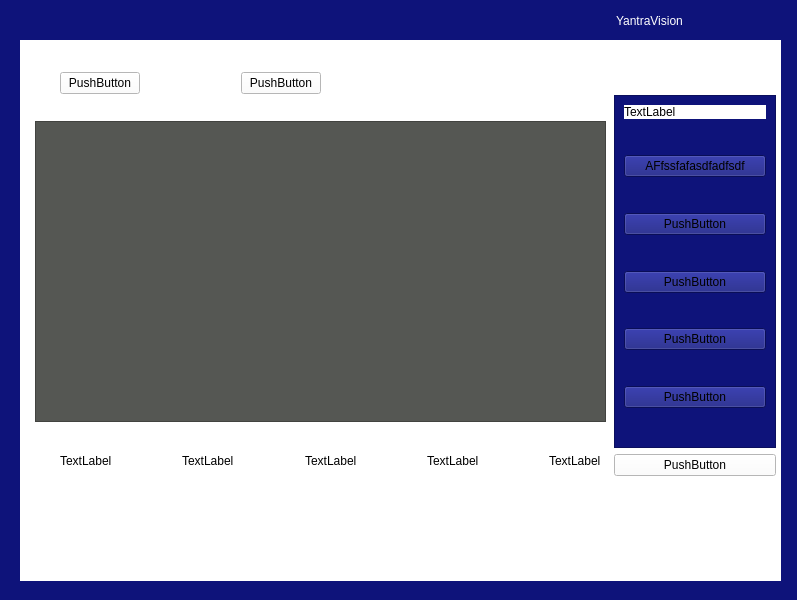
<?xml version="1.0" encoding="UTF-8"?>
<ui version="4.0">
 <class>MainWindow</class>
 <widget class="QMainWindow" name="MainWindow">
  <property name="geometry">
   <rect>
    <x>0</x>
    <y>0</y>
    <width>797</width>
    <height>600</height>
   </rect>
  </property>
  <property name="windowTitle">
   <string>MainWindow</string>
  </property>
  <property name="styleSheet">
   <string notr="true">background-color: rgb(14, 19, 122);</string>
  </property>
  <widget class="QWidget" name="centralwidget">
   <widget class="QWidget" name="widget_2" native="true">
    <property name="geometry">
     <rect>
      <x>20</x>
      <y>40</y>
      <width>761</width>
      <height>541</height>
     </rect>
    </property>
    <property name="styleSheet">
     <string notr="true">background-color: rgb(255, 255, 255);</string>
    </property>
    <widget class="QGraphicsView" name="graphicsView">
     <property name="geometry">
      <rect>
       <x>15</x>
       <y>81</y>
       <width>571</width>
       <height>301</height>
      </rect>
     </property>
     <property name="styleSheet">
      <string notr="true">background-color: rgb(85, 87, 83);</string>
     </property>
    </widget>
    <widget class="QWidget" name="">
     <property name="geometry">
      <rect>
       <x>40</x>
       <y>410</y>
       <width>541</width>
       <height>22</height>
      </rect>
     </property>
     <layout class="QHBoxLayout" name="horizontalLayout">
      <item>
       <widget class="QLabel" name="label_2">
        <property name="text">
         <string>TextLabel</string>
        </property>
       </widget>
      </item>
      <item>
       <spacer name="horizontalSpacer">
        <property name="orientation">
         <enum>Qt::Horizontal</enum>
        </property>
        <property name="sizeHint" stdset="0">
         <size>
          <width>40</width>
          <height>20</height>
         </size>
        </property>
       </spacer>
      </item>
      <item>
       <widget class="QLabel" name="label_3">
        <property name="text">
         <string>TextLabel</string>
        </property>
       </widget>
      </item>
      <item>
       <spacer name="horizontalSpacer_2">
        <property name="orientation">
         <enum>Qt::Horizontal</enum>
        </property>
        <property name="sizeHint" stdset="0">
         <size>
          <width>40</width>
          <height>20</height>
         </size>
        </property>
       </spacer>
      </item>
      <item>
       <widget class="QLabel" name="label_4">
        <property name="text">
         <string>TextLabel</string>
        </property>
       </widget>
      </item>
      <item>
       <spacer name="horizontalSpacer_3">
        <property name="orientation">
         <enum>Qt::Horizontal</enum>
        </property>
        <property name="sizeHint" stdset="0">
         <size>
          <width>40</width>
          <height>20</height>
         </size>
        </property>
       </spacer>
      </item>
      <item>
       <widget class="QLabel" name="label_5">
        <property name="text">
         <string>TextLabel</string>
        </property>
       </widget>
      </item>
      <item>
       <spacer name="horizontalSpacer_4">
        <property name="orientation">
         <enum>Qt::Horizontal</enum>
        </property>
        <property name="sizeHint" stdset="0">
         <size>
          <width>40</width>
          <height>20</height>
         </size>
        </property>
       </spacer>
      </item>
      <item>
       <widget class="QLabel" name="label_6">
        <property name="text">
         <string>TextLabel</string>
        </property>
       </widget>
      </item>
     </layout>
    </widget>
    <widget class="QWidget" name="">
     <property name="geometry">
      <rect>
       <x>40</x>
       <y>30</y>
       <width>261</width>
       <height>27</height>
      </rect>
     </property>
     <layout class="QHBoxLayout" name="horizontalLayout_2">
      <item>
       <widget class="QPushButton" name="pushButton_6">
        <property name="text">
         <string>PushButton</string>
        </property>
       </widget>
      </item>
      <item>
       <spacer name="horizontalSpacer_6">
        <property name="orientation">
         <enum>Qt::Horizontal</enum>
        </property>
        <property name="sizeHint" stdset="0">
         <size>
          <width>40</width>
          <height>20</height>
         </size>
        </property>
       </spacer>
      </item>
      <item>
       <widget class="QPushButton" name="pushButton_7">
        <property name="text">
         <string>PushButton</string>
        </property>
       </widget>
      </item>
     </layout>
    </widget>
    <widget class="QWidget" name="">
     <property name="geometry">
      <rect>
       <x>594</x>
       <y>55</y>
       <width>162</width>
       <height>381</height>
      </rect>
     </property>
     <layout class="QVBoxLayout" name="verticalLayout">
      <item>
       <widget class="QFrame" name="frame">
        <property name="autoFillBackground">
         <bool>false</bool>
        </property>
        <property name="styleSheet">
         <string notr="true">
background-color: rgb(14, 19, 122);</string>
        </property>
        <property name="frameShape">
         <enum>QFrame::StyledPanel</enum>
        </property>
        <property name="frameShadow">
         <enum>QFrame::Raised</enum>
        </property>
        <layout class="QGridLayout" name="gridLayout">
         <item row="10" column="0">
          <widget class="QPushButton" name="pushButton_4">
           <property name="text">
            <string>PushButton</string>
           </property>
          </widget>
         </item>
         <item row="1" column="0">
          <spacer name="verticalSpacer_5">
           <property name="orientation">
            <enum>Qt::Vertical</enum>
           </property>
           <property name="sizeHint" stdset="0">
            <size>
             <width>20</width>
             <height>40</height>
            </size>
           </property>
          </spacer>
         </item>
         <item row="4" column="0">
          <widget class="QPushButton" name="pushButton">
           <property name="text">
            <string>PushButton</string>
           </property>
          </widget>
         </item>
         <item row="5" column="0">
          <spacer name="verticalSpacer_2">
           <property name="orientation">
            <enum>Qt::Vertical</enum>
           </property>
           <property name="sizeHint" stdset="0">
            <size>
             <width>20</width>
             <height>40</height>
            </size>
           </property>
          </spacer>
         </item>
         <item row="8" column="0">
          <widget class="QPushButton" name="pushButton_3">
           <property name="text">
            <string>PushButton</string>
           </property>
          </widget>
         </item>
         <item row="0" column="0">
          <widget class="QLabel" name="label">
           <property name="styleSheet">
            <string notr="true">background-color: rgb(255, 255, 255);</string>
           </property>
           <property name="text">
            <string>TextLabel</string>
           </property>
          </widget>
         </item>
         <item row="2" column="0">
          <widget class="QPushButton" name="pushButton_5">
           <property name="acceptDrops">
            <bool>false</bool>
           </property>
           <property name="text">
            <string>AFfssfafasdfadfsdf</string>
           </property>
          </widget>
         </item>
         <item row="6" column="0">
          <widget class="QPushButton" name="pushButton_2">
           <property name="text">
            <string>PushButton</string>
           </property>
          </widget>
         </item>
         <item row="9" column="0">
          <spacer name="verticalSpacer_4">
           <property name="orientation">
            <enum>Qt::Vertical</enum>
           </property>
           <property name="sizeHint" stdset="0">
            <size>
             <width>20</width>
             <height>40</height>
            </size>
           </property>
          </spacer>
         </item>
         <item row="7" column="0">
          <spacer name="verticalSpacer_3">
           <property name="orientation">
            <enum>Qt::Vertical</enum>
           </property>
           <property name="sizeHint" stdset="0">
            <size>
             <width>20</width>
             <height>40</height>
            </size>
           </property>
          </spacer>
         </item>
         <item row="3" column="0">
          <spacer name="verticalSpacer">
           <property name="orientation">
            <enum>Qt::Vertical</enum>
           </property>
           <property name="sizeType">
            <enum>QSizePolicy::Expanding</enum>
           </property>
           <property name="sizeHint" stdset="0">
            <size>
             <width>20</width>
             <height>40</height>
            </size>
           </property>
          </spacer>
         </item>
         <item row="11" column="0">
          <spacer name="verticalSpacer_6">
           <property name="orientation">
            <enum>Qt::Vertical</enum>
           </property>
           <property name="sizeHint" stdset="0">
            <size>
             <width>20</width>
             <height>40</height>
            </size>
           </property>
          </spacer>
         </item>
        </layout>
       </widget>
      </item>
      <item>
       <widget class="QPushButton" name="pushButton_8">
        <property name="text">
         <string>PushButton</string>
        </property>
       </widget>
      </item>
     </layout>
    </widget>
   </widget>
   <widget class="QLabel" name="label_8">
    <property name="geometry">
     <rect>
      <x>616</x>
      <y>6</y>
      <width>151</width>
      <height>31</height>
     </rect>
    </property>
    <property name="text">
     <string>&lt;html&gt;&lt;head/&gt;&lt;body&gt;&lt;p&gt;&lt;span style=&quot; color:#ffffff;&quot;&gt;YantraVision&lt;/span&gt;&lt;/p&gt;&lt;/body&gt;&lt;/html&gt;</string>
    </property>
   </widget>
   <zorder>widget_2</zorder>
   <zorder>pushButton</zorder>
   <zorder>pushButton_2</zorder>
   <zorder>pushButton_3</zorder>
   <zorder>pushButton_4</zorder>
   <zorder>pushButton_5</zorder>
   <zorder>label_8</zorder>
  </widget>
 </widget>
 <tabstops>
  <tabstop>pushButton_5</tabstop>
  <tabstop>pushButton</tabstop>
  <tabstop>pushButton_2</tabstop>
  <tabstop>pushButton_3</tabstop>
  <tabstop>pushButton_4</tabstop>
  <tabstop>graphicsView</tabstop>
 </tabstops>
 <resources/>
 <connections/>
</ui>
